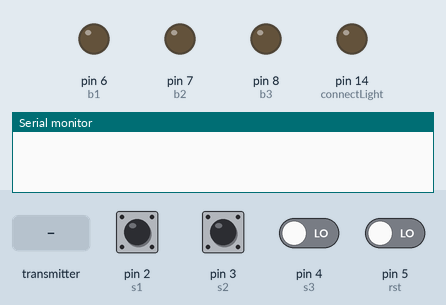
A sketch run on a simulated Arduino Uno, built with avr-gcc and run on an emulated ATmega328P. Parts: output pins drawn as LEDs (lit = HIGH), the last lines printed to the serial monitor. Inputs (shaded band) come from the test bench; at power-on: pin 2 (s1), pin 3 (s2), pin 4 (s3), pin 5 (rst) LOW. EEPROM starts erased; no radio packets arrive unless stated.

Above: at 1.2 s.
1.3 s: the transmitter starts sending data.0 = 0
3.2 s: the transmitter starts sending data.0 = 64
4.7 s: the transmitter starts sending data.0 = 128
6.2 s: pin 2 (s1) pulsed HIGH 5 times (0.12 s each, 0.3 s apart)
At 7.9 s:
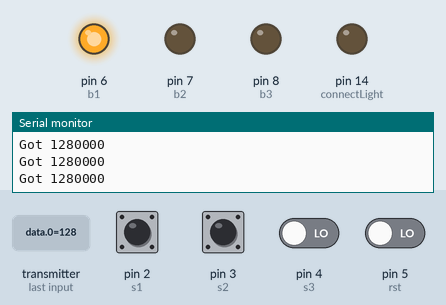
9.2 s: pin 3 (s2) pulsed HIGH 2 times (0.12 s each, 0.3 s apart)
At 9.49 s:
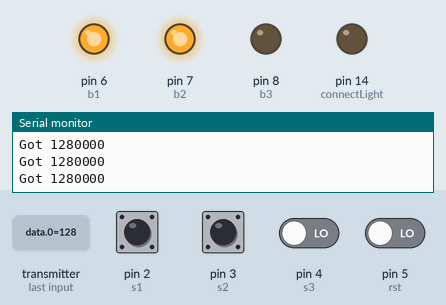
Timing chart, 0 to 12.2 s (numbered marks = the images above; inputs shaded):
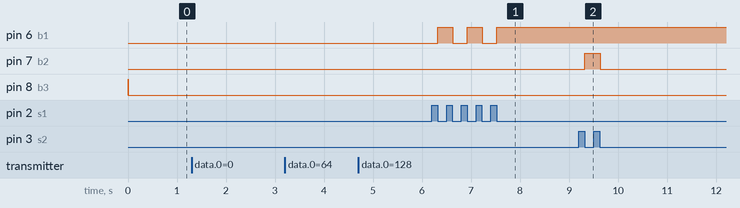

The sketch:

HomeAutomationNode_myroom.ino
```cpp
#define s1 2
#define s2 3
#define s3 4
#define rst 5

#define b1 6
#define b2 7
#define b3 8

#define id 1

#define connectLight 14


#include <EEPROM.h>
#include "RF24.h"

RF24 radio(9,10);
const uint64_t pipes[2] = { 0xF0F0F0F0E1LL, 0xF0F0F0F0D2LL };   // Radio pipe addresses for the 2 nodes to communicate.


byte s1o=0,s2o=0,s3o=0,rsto=0;
byte s1n=0,s2n=0,s3n=0,rstn=0;

boolean b1s = 0, b2s = 0 , b3s = 0;
byte bulbs[3] = {0,0,0};

void setup() {

  pinMode(s1,INPUT);
  pinMode(s2,INPUT);
  pinMode(s3,INPUT);
  pinMode(rst,INPUT);

  pinMode(b1,OUTPUT);
  pinMode(b2,OUTPUT);
  pinMode(b3,OUTPUT);
  pinMode(connectLight,OUTPUT);

  digitalWrite(b1,HIGH);
  digitalWrite(b2,HIGH);
  digitalWrite(b3,HIGH);

  b1s  = EEPROM.read(b1);
  b2s  = EEPROM.read(b2);
  b3s  = EEPROM.read(b3);


  radio.begin();
  radio.setAutoAck(false);

  radio.openWritingPipe(pipes[1]);
  radio.openReadingPipe(1,pipes[0]);

  radio.startListening();

  Serial.begin(115200);
}

void loop() {
  s1n = digitalRead(s1);
  s2n = digitalRead(s2);
  s3n = digitalRead(s3);
  rstn = digitalRead(rst);
  if(s1n!=s1o){
   s1o = s1n;
   if(s1n==LOW){
    b1s = !b1s;
   }
  }

  if(s2n!=s2o){
   s2o = s2n;
   if(s2n==LOW){
    b2s = !b2s;
   }
  }

  if(s3n!=s3o){
   s3o = s3n;
   if(s3n==LOW){
    b3s = !b3s;
   }
  }

  if(rstn!=rsto){
   rsto = rstn;
   if(rstn==LOW){
    b1s = 0;
    b2s = 0;
    b3s = 0;
   }
  }


  setBulbs();

    if ( radio.available() ) {
      digitalWrite(connectLight,HIGH);
        bulbs[0] = b1s;
        bulbs[1] = b2s;
        bulbs[2] = b3s;

        byte data [5] = {0,0,0,0,0};

        while (radio.available()) {
          radio.read( &data, sizeof(data) );
          Serial.print("Got ");
          for(int i = 0; i<5 ; i++){
              Serial.print(data[i]);
            }
            Serial.println();
        }

        if(data[0] == id){
          radio.stopListening();
          //read 1 , write 2
          if(data[1] == 1){
            radio.write( &bulbs, sizeof(bulbs) );
            Serial.print("Sent response ");
          }else if(data[1] == 2){
            for(int i = 0; i<3; i++){
              bulbs[i] = data[i+2];
            }
             b1s = bulbs[0];
             b2s = bulbs[1];
             b3s = bulbs[2];

             radio.write( &bulbs, sizeof(bulbs) );
          }
          radio.startListening();
        }
        digitalWrite(connectLight,LOW);
    }
}

void setBulbs(){
  if(b1s==1){
    setBulb(b1,HIGH);
  }else{
    setBulb(b1,LOW);
  }

  if(b2s==1){
    setBulb(b2,HIGH);
  }else{
    setBulb(b2,LOW);
  }

  if(b3s==1){
    setBulb(b3,HIGH);
  }else{
    setBulb(b3,LOW);
  }
}

void setBulb(byte b , boolean stat){
  digitalWrite(b,!stat);
  EEPROM.write(b, stat);
}
```

Measured:
- after the input at 6.2 s, pin 6 (b1): alternates HIGH for 0.31 s and LOW for 0.30 s, 5 changes in all, then stays HIGH, starting after 0.12 s; pin 14 (connectLight): stays LOW (without the input it goes to HIGH after 3.0 s)
- after the input at 9.2 s, pin 7 (b2): LOW → HIGH after 0.12 s, → LOW 0.31 s later
